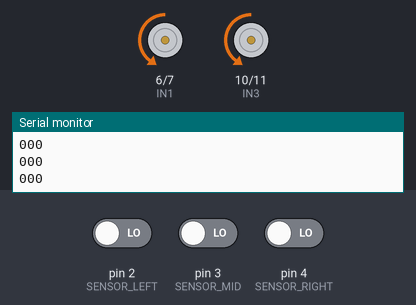
A sketch run on a simulated Arduino Uno, built with avr-gcc and run on an emulated ATmega328P. Parts: motor-driver pin pairs drawn as motors (green arrow = first pin HIGH = forward, orange = second pin HIGH = backward, longer = more drive, scaled by the enable pin), the last lines printed to the serial monitor. Inputs (shaded band) come from the test bench; at power-on: pin 2 (SENSOR_LEFT) LOW, pin 4 (SENSOR_RIGHT) LOW, pin 3 (SENSOR_MID) LOW.

Above: at 1.2 s.
1.3 s: pin 2 (SENSOR_LEFT) driven HIGH
At 2.5 s:
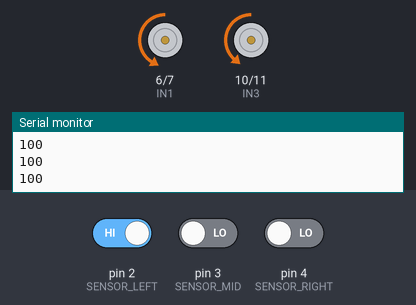
2.8 s: pin 4 (SENSOR_RIGHT) driven HIGH
At 3.8 s:
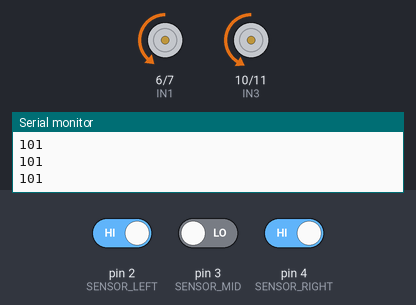
4.3 s: pin 3 (SENSOR_MID) driven HIGH
At 4.8 s:
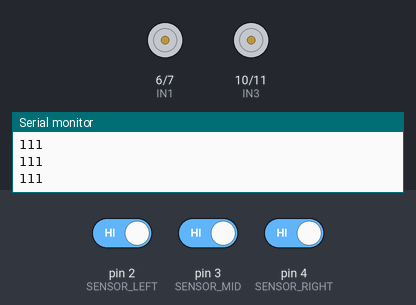
5.8 s: pin 3 (SENSOR_MID) driven LOW
At 6.1 s:
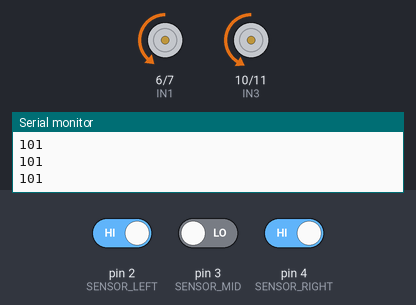
Timing chart, 0 to 8.3 s (numbered marks = the images above; inputs shaded):
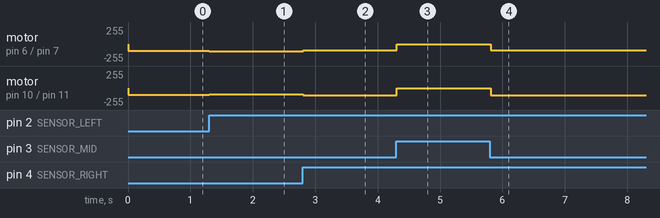

The sketch:

main.ino
```cpp
#include <Arduino.h>

// Các chân cảm biến IR
#define SENSOR_LEFT 2
#define SENSOR_MID 3
#define SENSOR_RIGHT 4

// Các chân điều khiển động cơ
#define ENA 5
#define IN1 6
#define IN2 7
#define ENB 9
#define IN3 10
#define IN4 11

// Tham số PID
float Kp = 5.5; // Hệ số tỉ lệ
float Ki = 0.0; // Hệ số tích phân
float Kd = 0.0; // Hệ số vi phân

int baseSpeed = 100; // Tốc độ cơ bản của động cơ
float previousError = 0;
float integral = 0;

boolean isStopped = false;

void setup() {
  // put your setup code here, to run once:
  Serial.begin(9600);
  pinMode(SENSOR_LEFT, INPUT);
  pinMode(SENSOR_MID, INPUT);
  pinMode(SENSOR_RIGHT, INPUT);

  pinMode(ENA, OUTPUT);
  pinMode(IN1, OUTPUT);
  pinMode(IN2, OUTPUT);
  pinMode(ENB, OUTPUT);
  pinMode(IN3, OUTPUT);
  pinMode(IN4, OUTPUT);
}

void loop() {
  // Đọc giá trị cảm biến
  int left = digitalRead(SENSOR_LEFT);
  int mid = digitalRead(SENSOR_MID);
  int right = digitalRead(SENSOR_RIGHT);
  Serial.print(left);
  Serial.print(mid);
  Serial.println(right);

  if (left == HIGH && mid == HIGH && right == HIGH) {
    stopMotors();
    isStopped = true;
  } else {
    isStopped = false;
  }

  if (isStopped) {
    return;
  }

  // Xác định lỗi
  float error = 0;
  if (left) error = -1; // Xe lệch trái
  if (right) error = 1; // Xe lệch phải
  if (mid) error = 0;   // Xe ở giữa

  // Tính toán PID
  integral += error;
  float derivative = error - previousError;
  float correction = Kp * error + Ki * integral + Kd * derivative;

  // Tính tốc độ động cơ
  int speedLeft = baseSpeed - correction;
  int speedRight = baseSpeed + correction;

  // Giới hạn tốc độ
  speedLeft = constrain(speedLeft, 0, 255);
  speedRight = constrain(speedRight, 0, 255);

  // Điều khiển động cơ
  moveMotors(speedLeft, speedRight);

  previousError = error;
}

void moveMotors(int speedLeft, int speedRight) {
  // Động cơ trái
  if (speedLeft > 0) {
    analogWrite(ENA, speedLeft);
    digitalWrite(IN1, LOW);
    digitalWrite(IN2, HIGH);
  } else {
    analogWrite(ENA, -speedLeft);
    digitalWrite(IN1, HIGH);
    digitalWrite(IN2, LOW);
  }

  // Động cơ phải
  if (speedRight > 0) {
    analogWrite(ENB, speedRight);
    digitalWrite(IN3, LOW);
    digitalWrite(IN4, HIGH);
  } else {
    analogWrite(ENB, -speedRight);
    digitalWrite(IN3, HIGH);
    digitalWrite(IN4, LOW);
  }
}

void stopMotors() {
  analogWrite(ENA, 0);
  digitalWrite(IN1, LOW);
  digitalWrite(IN2, LOW);

  analogWrite(ENB, 0);
  digitalWrite(IN3, LOW);
  digitalWrite(IN4, LOW);
}
```

Measured:
- after the input at 1.3 s, motor on pin 6 (IN1) / pin 7 (IN2): backward 100/255 → backward 105/255 at once; motor on pin 10 (IN3) / pin 11 (IN4): backward 100/255 → backward 94/255 at once
- after the input at 2.8 s, motor on pin 6 (IN1) / pin 7 (IN2): backward 105/255 → backward 94/255 at once; motor on pin 10 (IN3) / pin 11 (IN4): backward 94/255 → backward 105/255 at once
- after the input at 4.3 s, motor on pin 6 (IN1) / pin 7 (IN2): backward 94/255 → stopped at once; motor on pin 10 (IN3) / pin 11 (IN4): backward 105/255 → stopped at once
- after the input at 5.8 s, motor on pin 6 (IN1) / pin 7 (IN2): stopped → backward 94/255 at once; motor on pin 10 (IN3) / pin 11 (IN4): stopped → backward 105/255 at once
